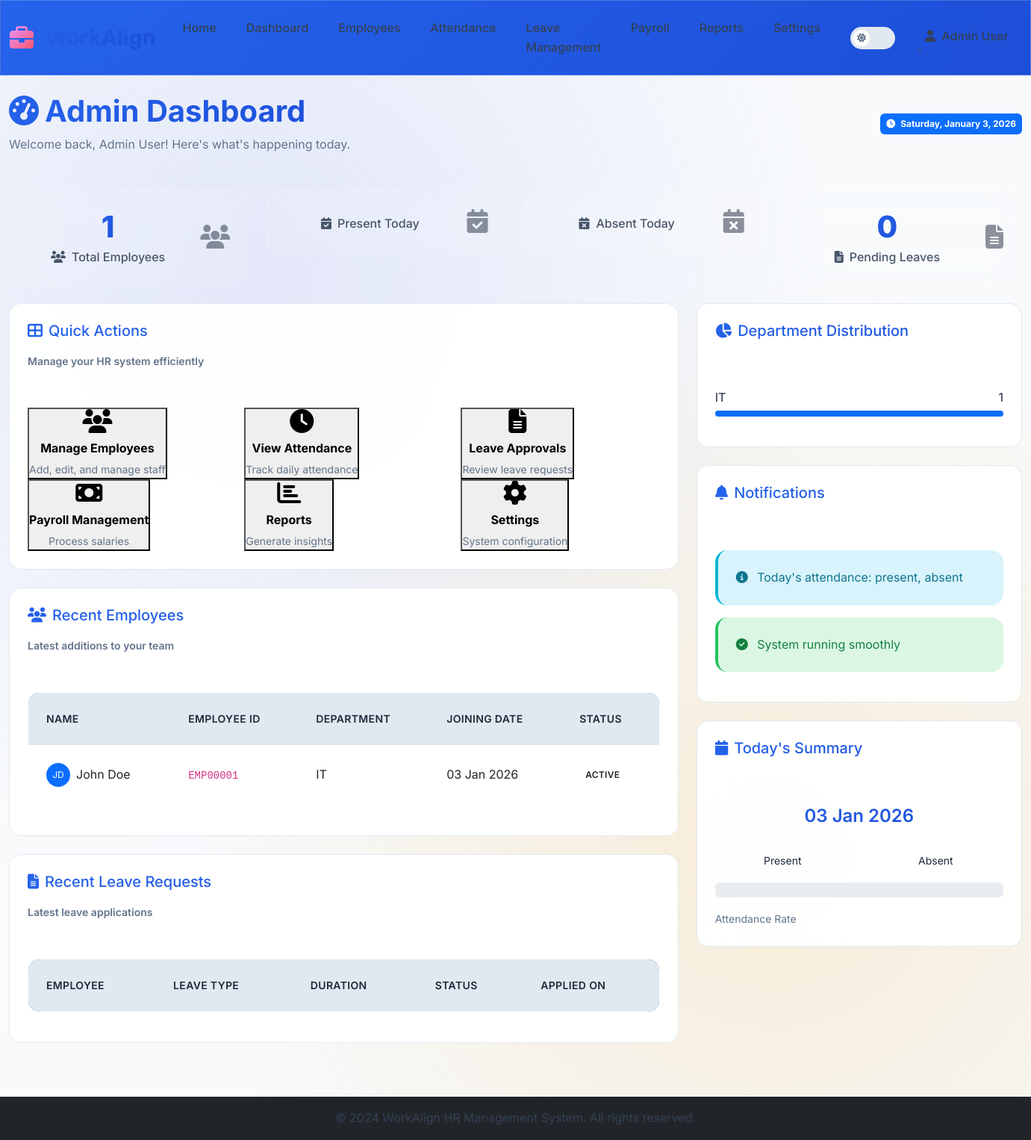
Page /admin/dashboard.php (signed in) on the committed database.
### tables this page shows
CREATE TABLE employees (
    id INT AUTO_INCREMENT PRIMARY KEY,
    employee_id VARCHAR(20) UNIQUE NOT NULL,
    first_name VARCHAR(50) NOT NULL,
    last_name VARCHAR(50) NOT NULL,
    email VARCHAR(100) UNIQUE NOT NULL,
    phone VARCHAR(20),
    address TEXT,
    password VARCHAR(255) NOT NULL,
    role ENUM('employee', 'admin') DEFAULT 'employee',
    department VARCHAR(50),
    designation VARCHAR(50),
    date_of_joining DATE,
    profile_picture VARCHAR(255),
    is_active BOOLEAN DEFAULT TRUE,
    email_verified BOOLEAN DEFAULT FALSE,
    created_at TIMESTAMP DEFAULT CURRENT_TIMESTAMP,
    updated_at TIMESTAMP DEFAULT CURRENT_TIMESTAMP ON UPDATE CURRENT_TIMESTAMP
);

### config.php (called while the page is built, shortened)
<?php
function formatDate($date) {
    return date('d M Y', strtotime($date));
}
?>

### admin/dashboard.php (the view, shortened to what this page needs)
<?php
require_once '../config.php';
$conn = connectDB();
$stmt_total = $conn->prepare("SELECT COUNT(*) as count FROM employees WHERE role = 'employee' AND is_active = 1");
$stmt_total->execute();
$total_employees = $stmt_total->get_result()->fetch_assoc()['count'];
$today = date('Y-m-d');
$stmt_attendance = $conn->prepare("SELECT
    COUNT(*) as total,
    SUM(CASE WHEN status = 'present' THEN 1 ELSE 0 END) as present,
    SUM(CASE WHEN status = 'absent' THEN 1 ELSE 0 END) as absent
    FROM attendance
    WHERE date = ?");
$stmt_attendance->bind_param("s", $today);
$stmt_attendance->execute();
$attendance_data = $stmt_attendance->get_result()->fetch_assoc();
$present_today = $attendance_data['present'];
$absent_today = $attendance_data['absent'];
$stmt_leaves = $conn->prepare("SELECT COUNT(*) as count FROM leave_requests WHERE status = 'pending'");
$stmt_leaves->execute();
$pending_leaves = $stmt_leaves->get_result()->fetch_assoc()['count'];
$stmt_recent = $conn->prepare("SELECT * FROM employees WHERE role = 'employee' ORDER BY created_at DESC LIMIT 5");
$stmt_recent->execute();
$recent_employees = $stmt_recent->get_result()->fetch_all(MYSQLI_ASSOC);
$stmt_dept = $conn->prepare("SELECT department, COUNT(*) as count FROM employees WHERE role = 'employee' AND is_active = 1 GROUP BY department");
$stmt_dept->execute();
$department_stats = $stmt_dept->get_result()->fetch_all(MYSQLI_ASSOC);
?>
<?php include '../header.php'; ?>
<div class="row mb-4">
    <div class="col-12">
        <div class="d-flex justify-content-between align-items-center mb-4 fade-in">
            <div>
                <h2 class="mb-2"><i class="fas fa-tachometer-alt me-2"></i>Admin Dashboard</h2>
                <p class="text-muted mb-0">Welcome back, <?php echo htmlspecialchars($_SESSION['first_name'] . ' ' . $_SESSION['last_name']); ?>! Here's what's happening today.</p>
            </div>
            <div class="text-end">
                <div class="badge bg-primary p-2">
                    <i class="fas fa-clock me-1"></i>
                    <?php echo date('l, F j, Y'); ?>
                </div>
            </div>
        </div>
    </div>
</div>
<div class="row mb-4">
    <div class="col-md-3">
        <div class="stats-card fade-in" style="animation-delay: 0.1s;">
            <div class="d-flex align-items-center">
                <div class="flex-grow-1">
                    <h3 class="mb-1"><?php echo $total_employees; ?></h3>
                    <p class="mb-0"><i class="fas fa-users me-2"></i>Total Employees</p>
                </div>
                <div class="ms-3">
                    <i class="fas fa-users fa-2x opacity-50"></i>
                </div>
            </div>
        </div>
    </div>
    <div class="col-md-3">
        <div class="stats-card fade-in" style="animation-delay: 0.2s;">
            <div class="d-flex align-items-center">
                <div class="flex-grow-1">
                    <p class="mb-0"><i class="fas fa-calendar-check me-2"></i>Present Today</p>
                </div>
                <div class="ms-3">
                    <i class="fas fa-calendar-check fa-2x opacity-50"></i>
                </div>
            </div>
        </div>
    </div>
    <div class="col-md-3">
        <div class="stats-card fade-in" style="animation-delay: 0.3s;">
            <div class="d-flex align-items-center">
                <div class="flex-grow-1">
                    <p class="mb-0"><i class="fas fa-calendar-times me-2"></i>Absent Today</p>
                </div>
                <div class="ms-3">
                    <i class="fas fa-calendar-times fa-2x opacity-50"></i>
                </div>
            </div>
        </div>
    </div>
    <div class="col-md-3">
        <div class="stats-card fade-in" style="animation-delay: 0.4s;">
            <div class="d-flex align-items-center">
                <div class="flex-grow-1">
                    <h3 class="mb-1"><?php echo $pending_leaves; ?></h3>
                    <p class="mb-0"><i class="fas fa-file-alt me-2"></i>Pending Leaves</p>
                </div>
                <div class="ms-3">
                    <i class="fas fa-file-alt fa-2x opacity-50"></i>
                </div>
            </div>
        </div>
    </div>
</div>
<div class="row">
    <div class="col-md-8">
        <div class="card mb-4 fade-in" style="animation-delay: 0.5s;">
            <div class="card-header">
                <h5><i class="fas fa-th-large me-2"></i>Quick Actions</h5>
                <small class="text-muted">Manage your HR system efficiently</small>
            </div>
            <div class="card-body">
                <div class="row">
                    <div class="col-md-4">
                        <button class="quick-action-btn" onclick="window.location.href='employees.php'">
                            <i class="fas fa-users fa-2x mb-2"></i><br>
                            <strong>Manage Employees</strong>
                            <small class="d-block text-muted mt-1">Add, edit, and manage staff</small>
                        </button>
                    </div>
                    <div class="col-md-4">
                        <button class="quick-action-btn" onclick="window.location.href='attendance.php'">
                            <i class="fas fa-clock fa-2x mb-2"></i><br>
                            <strong>View Attendance</strong>
                            <small class="d-block text-muted mt-1">Track daily attendance</small>
                        </button>
                    </div>
                    <div class="col-md-4">
                        <button class="quick-action-btn" onclick="window.location.href='leave.php'">
                            <i class="fas fa-file-alt fa-2x mb-2"></i><br>
                            <strong>Leave Approvals</strong>
                            <small class="d-block text-muted mt-1">Review leave requests</small>
                        </button>
                    </div>
                    <div class="col-md-4">
                        <button class="quick-action-btn" onclick="window.location.href='payroll.php'">
                            <i class="fas fa-money-bill fa-2x mb-2"></i><br>
                            <strong>Payroll Management</strong>
                            <small class="d-block text-muted mt-1">Process salaries</small>
                        </button>
                    </div>
                    <div class="col-md-4">
                        <button class="quick-action-btn" onclick="window.location.href='reports.php'">
                            <i class="fas fa-chart-bar fa-2x mb-2"></i><br>
                            <strong>Reports</strong>
                            <small class="d-block text-muted mt-1">Generate insights</small>
                        </button>
                    </div>
                    <div class="col-md-4">
                        <button class="quick-action-btn" onclick="window.location.href='settings.php'">
                            <i class="fas fa-cog fa-2x mb-2"></i><br>
                            <strong>Settings</strong>
                            <small class="d-block text-muted mt-1">System configuration</small>
                        </button>
                    </div>
                </div>
            </div>
        </div>
        <div class="card mb-4 fade-in" style="animation-delay: 0.6s;">
            <div class="card-header">
                <h5><i class="fas fa-users me-2"></i>Recent Employees</h5>
                <small class="text-muted">Latest additions to your team</small>
            </div>
            <div class="card-body">
                <div class="table-responsive">
                    <table class="table table-hover">
                        <thead>
                            <tr>
                                <th>Name</th>
                                <th>Employee ID</th>
                                <th>Department</th>
                                <th>Joining Date</th>
                                <th>Status</th>
                            </tr>
                        </thead>
                        <tbody>
                            <?php foreach ($recent_employees as $employee): ?>
                                <tr>
                                    <td>
                                        <div class="d-flex align-items-center">
                                            <div class="rounded-circle bg-primary text-white d-flex align-items-center justify-content-center me-2" style="width: 32px; height: 32px; font-size: 12px;">
                                                <?php echo strtoupper(substr($employee['first_name'], 0, 1) . substr($employee['last_name'], 0, 1)); ?>
                                            </div>
                                            <?php echo htmlspecialchars($employee['first_name'] . ' ' . $employee['last_name']); ?>
                                        </div>
                                    </td>
                                    <td><code><?php echo htmlspecialchars($employee['employee_id']); ?></code></td>
                                    <td><?php echo htmlspecialchars($employee['department'] ?: 'Not Assigned'); ?></td>
                                    <td><?php echo formatDate($employee['date_of_joining']); ?></td>
                                    <td>
                                        <span class="status-badge <?php echo $employee['is_active'] ? 'status-present' : 'status-absent'; ?>">
                                            <?php echo $employee['is_active'] ? 'Active' : 'Inactive'; ?>
                                        </span>
                                    </td>
                                </tr>
                            <?php endforeach; ?>
                        </tbody>
                    </table>
                </div>
            </div>
        </div>
        <div class="card fade-in" style="animation-delay: 0.7s;">
            <div class="card-header">
                <h5><i class="fas fa-file-alt me-2"></i>Recent Leave Requests</h5>
                <small class="text-muted">Latest leave applications</small>
            </div>
            <div class="card-body">
                <div class="table-responsive">
                    <table class="table table-hover">
                        <thead>
                            <tr>
                                <th>Employee</th>
                                <th>Leave Type</th>
                                <th>Duration</th>
                                <th>Status</th>
                                <th>Applied On</th>
                            </tr>
                        </thead>
                    </table>
                </div>
            </div>
        </div>
    </div>
    <div class="col-md-4">
        <div class="card mb-4">
            <div class="card-header">
                <h5><i class="fas fa-chart-pie me-2"></i>Department Distribution</h5>
            </div>
            <div class="card-body">
                <?php foreach ($department_stats as $dept): ?>
                    <div class="mb-3">
                        <div class="d-flex justify-content-between mb-1">
                            <span><?php echo htmlspecialchars($dept['department'] ?: 'Not Assigned'); ?></span>
                            <span><?php echo $dept['count']; ?></span>
                        </div>
                        <div class="progress" style="height: 8px;">
                            <div class="progress-bar" role="progressbar" style="width: <?php echo ($dept['count'] / $total_employees) * 100; ?>%"></div>
                        </div>
                    </div>
                <?php endforeach; ?>
            </div>
        </div>
        <div class="card mb-4">
            <div class="card-header">
                <h5><i class="fas fa-bell me-2"></i>Notifications</h5>
            </div>
            <div class="card-body">
                <div class="alert alert-info">
                    <i class="fas fa-info-circle me-2"></i>
                    Today's attendance: <?php echo $present_today; ?> present, <?php echo $absent_today; ?> absent
                </div>
                <div class="alert alert-success">
                    <i class="fas fa-check-circle me-2"></i>
                    System running smoothly
                </div>
            </div>
        </div>
        <div class="card">
            <div class="card-header">
                <h5><i class="fas fa-calendar me-2"></i>Today's Summary</h5>
            </div>
            <div class="card-body">
                <div class="text-center mb-3">
                    <h4><?php echo date('d M Y'); ?></h4>
                </div>
                <div class="row text-center">
                    <div class="col-6">
                        <div class="mb-3">
                            <small>Present</small>
                        </div>
                    </div>
                    <div class="col-6">
                        <div class="mb-3">
                            <small>Absent</small>
                        </div>
                    </div>
                </div>
                <?php if ($total_employees > 0): ?>
                    <div class="progress mb-3" style="height: 20px;">
                    </div>
                    <small class="text-muted">Attendance Rate</small>
                <?php endif; ?>
            </div>
        </div>
    </div>
</div>
<?php include '../footer.php'; ?>

### header.php (style rules this page uses)
:root { --primary-color: #2563eb; --secondary-color: #64748b; --success-color: #16a34a; --danger-color: #dc2626; --warning-color: #f59e0b; --info-color: #0891b2; --light-color: #f8fafc; --dark-color: #1e293b; --gradient-primary: linear-gradient(135deg, #2563eb, #1d4ed8); --gradient-success: linear-gradient(135deg, #16a34a, #15803d); --gradient-danger: linear-gradient(135deg, #dc2626, #b91c1c); --gradient-warning: linear-gradient(135deg, #f59e0b, #d97706); --gradient-info: linear-gradient(135deg, #0891b2, #0e7490); --shadow-sm: 0 1px 2px 0 rgba(0, 0, 0, 0.05); --shadow-md: 0 4px 6px -1px rgba(0, 0, 0, 0.1), 0 2px 4px -1px rgba(0, 0, 0, 0.06); --shadow-lg: 0 10px 15px -3px rgba(0, 0, 0, 0.1), 0 4px 6px -2px rgba(0, 0, 0, 0.05); --shadow-xl: 0 20px 25px -5px rgba(0, 0, 0, 0.1), 0 10px 10px -5px rgba(0, 0, 0, 0.04); }
.light-mode { --bg-primary: #ffffff; --bg-secondary: #f8fafc; --bg-tertiary: #e2e8f0; --text-primary: #1e293b; --text-secondary: #475569; --text-muted: #64748b; --border-color: #e2e8f0; --card-bg: rgba(255, 255, 255, 0.95); --navbar-bg: var(--gradient-primary); }
body { background: var(--bg-secondary); color: var(--text-primary); transition: all 0.3s ease; }
.card { background: var(--card-bg); color: var(--text-primary); border: 1px solid var(--border-color); transition: all 0.3s ease; }
.table { color: var(--text-primary); }
.table thead th { background: var(--bg-tertiary); color: var(--text-primary); border-color: var(--border-color); }
.table tbody td { border-color: var(--border-color); }
.text-muted { color: var(--text-muted) !important; }
.fade-in { animation: fadeIn 0.6s cubic-bezier(0.4, 0, 0.2, 1); }
* { transition: background-color 0.3s ease, color 0.3s ease, border-color 0.3s ease; }

### rows in the picture
employees: first_name+last_name "JD", first_name+last_name "John Doe", employee "EMP00001", department "IT", date_of_joining "03 Jan 2026", is_active "ACTIVE"

### other values in the picture
$_SESSION['first_name'] . ' ' . $_SESSION['last_name'] "Admin User"
$total_employees "1"
$pending_leaves "0"
$dept['department'] ?: 'Not Assigned' "IT"
$dept['count'] "1"
